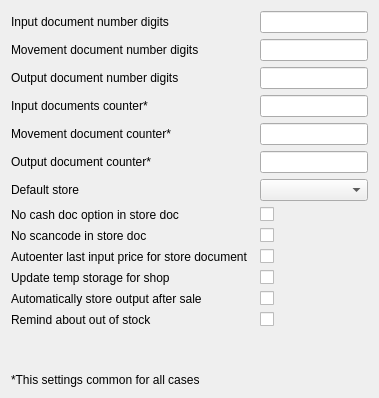
         <widget class="QWidget" name="tab_2">
          <attribute name="title">
           <string>Store</string>
          </attribute>
          <layout class="QGridLayout" name="gridLayout_2">
           <item row="2" column="2">
            <widget class="C5LineEdit" name="leOutDocNumDigits">
             <property name="Tag" stdset="0">
              <number>23</number>
             </property>
            </widget>
           </item>
           <item row="1" column="0">
            <widget class="QLabel" name="label_26">
             <property name="text">
              <string>Movement document number digits</string>
             </property>
            </widget>
           </item>
           <item row="0" column="2">
            <widget class="C5LineEdit" name="leInputDocNumDigits">
             <property name="Tag" stdset="0">
              <number>13</number>
             </property>
            </widget>
           </item>
           <item row="3" column="0">
            <widget class="QLabel" name="label_20">
             <property name="text">
              <string>Input documents counter*</string>
             </property>
            </widget>
           </item>
           <item row="8" column="2">
            <widget class="C5CheckBox" name="chNoScanCode">
             <property name="text">
              <string/>
             </property>
             <property name="Tag" stdset="0">
              <number>25</number>
             </property>
            </widget>
           </item>
           <item row="6" column="0">
            <widget class="QLabel" name="label_17">
             <property name="text">
              <string>Default store</string>
             </property>
            </widget>
           </item>
           <item row="9" column="2">
            <widget class="C5CheckBox" name="chFixAutoenterInputDocPrice">
             <property name="text">
              <string/>
             </property>
             <property name="Tag" stdset="0">
              <number>57</number>
             </property>
            </widget>
           </item>
           <item row="11" column="0">
            <widget class="QLabel" name="label_89">
             <property name="text">
              <string>Automatically store output after sale</string>
             </property>
            </widget>
           </item>
           <item row="8" column="0">
            <widget class="QLabel" name="label_29">
             <property name="text">
              <string>No scancode in store doc</string>
             </property>
            </widget>
           </item>
           <item row="9" column="0">
            <widget class="QLabel" name="label_56">
             <property name="text">
              <string>Autoenter last input price for store document</string>
             </property>
            </widget>
           </item>
           <item row="7" column="2">
            <widget class="C5CheckBox" name="chNoCashDoc">
             <property name="text">
              <string/>
             </property>
             <property name="Tag" stdset="0">
              <number>24</number>
             </property>
            </widget>
           </item>
           <item row="13" column="2">
            <spacer name="verticalSpacer">
             <property name="orientation">
              <enum>Qt::Orientation::Vertical</enum>
             </property>
             <property name="sizeHint" stdset="0">
              <size>
               <width>20</width>
               <height>40</height>
              </size>
             </property>
            </spacer>
           </item>
           <item row="0" column="0" colspan="2">
            <widget class="QLabel" name="label_13">
             <property name="text">
              <string>Input document number digits</string>
             </property>
            </widget>
           </item>
           <item row="5" column="2">
            <widget class="C5LineEdit" name="leOutDocCounter"/>
           </item>
           <item row="4" column="2">
            <widget class="C5LineEdit" name="leMoveDocCounter"/>
           </item>
           <item row="7" column="0">
            <widget class="QLabel" name="label_28">
             <property name="text">
              <string>No cash doc option in store doc</string>
             </property>
            </widget>
           </item>
           <item row="3" column="2">
            <widget class="C5LineEdit" name="leInputDocCounter"/>
           </item>
           <item row="4" column="0">
            <widget class="QLabel" name="label_21">
             <property name="text">
              <string>Movement document counter*</string>
             </property>
            </widget>
           </item>
           <item row="6" column="2">
            <widget class="C5ComboBox" name="cbDefaultStore">
             <property name="Tag" stdset="0">
              <number>14</number>
             </property>
            </widget>
           </item>
           <item row="10" column="2">
            <widget class="C5CheckBox" name="chUpdateTempStorageForShop">
             <property name="text">
              <string/>
             </property>
             <property name="Tag" stdset="0">
              <number>94</number>
             </property>
            </widget>
           </item>
           <item row="14" column="0" colspan="3">
            <widget class="QLabel" name="label_23">
             <property name="text">
              <string>*This settings common for all cases</string>
             </property>
            </widget>
           </item>
           <item row="10" column="0">
            <widget class="QLabel" name="label_88">
             <property name="text">
              <string>Update temp storage for shop</string>
             </property>
            </widget>
           </item>
           <item row="2" column="0">
            <widget class="QLabel" name="label_27">
             <property name="text">
              <string>Output document number digits</string>
             </property>
            </widget>
           </item>
           <item row="11" column="2">
            <widget class="C5CheckBox" name="chAutomaticallyStoreOutWaiter">
             <property name="text">
              <string/>
             </property>
             <property name="Tag" stdset="0">
              <number>95</number>
             </property>
            </widget>
           </item>
           <item row="1" column="2">
            <widget class="C5LineEdit" name="leMoveDocNumDigits">
             <property name="Tag" stdset="0">
              <number>22</number>
             </property>
            </widget>
           </item>
           <item row="5" column="0">
            <widget class="QLabel" name="label_22">
             <property name="text">
              <string>Output document counter*</string>
             </property>
            </widget>
           </item>
           <item row="12" column="0">
            <widget class="QLabel" name="label_112">
             <property name="text">
              <string>Remind about out of stock</string>
             </property>
            </widget>
           </item>
           <item row="12" column="2">
            <widget class="C5CheckBox" name="chRemindOutOfStock">
             <property name="text">
              <string/>
             </property>
             <property name="Tag" stdset="0">
              <number>95</number>
             </property>
            </widget>
           </item>
          </layout>
         </widget>
